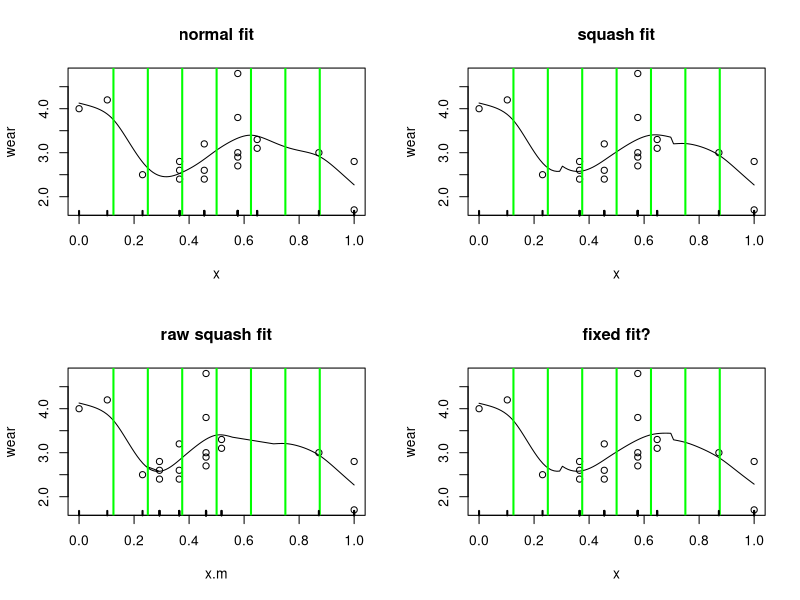

This chart was generated by the following R code:
# integration experiment.

# uses the functions from section 3.2.1 of the Red Book
# data
size<-c(1.42,1.58,1.78,1.99,1.99,1.99,2.13,2.13,2.13, 
2.32,2.32,2.32,2.32,2.32,2.43,2.43,2.78,2.98,2.98) 
wear<-c(4.0,4.2,2.5,2.6,2.8,2.4,3.2,2.4,2.6,4.8,2.9, 
3.8,3.0,2.7,3.1,3.3,3.0,2.8,1.7) 
x<-size-min(size);x<-x/max(x) 

#R(x,z)forcubicsplineon[0,1]
rk<-function(x,z){
   ((z-0.5)^2-1/12)*((x-0.5)^2-1/12)/4- 
      ((abs(x-z)-0.5)^4-(abs(x-z)-0.5)^2/2+7/240)/24 
} 

spl.X<-function(x,xk){
   #set up model matrix for cubic penalized regression spline
   q<-length(xk)+2 #numberofparameters 
   n<-length(x) #numberofdata 
   X<-matrix(1,n,q)#initializedmodelmatrix 
   X[,2]<-x #setsecondcolumntox 
   X[,3:q]<-outer(x,xk,FUN=rk)#andremainingtoR(x,xk) 
   X 
} 

spl.S<-function(xk){ 
   # set up the penalized regression spline penalty matrix, 
   # given knot sequence xk 
   q<-length(xk)+2;S<-matrix(0,q,q) # initialize matrix to 0 
   S[3:q,3:q]<-outer(xk,xk,FUN=rk) # fill in non-zero part 
   S 
} 

# A simple matrix square root 
mat.sqrt<-function(S){
   d<-eigen(S,symmetric=TRUE) 
   rS<-d$vectors%*%diag(d$values^0.5)%*%t(d$vectors) 
} 

# functiont of it penalized regression spline to x,y data, 
# with knots xk,given smoothing parameter, lambda. 
prs.fit<-function(y,x,xk,lambda) {
   q<-length(xk)+2 #dimension of basis 
   n<-length(x) #number of data 
   # create augmented model matrix.... 
   Xa<-rbind(spl.X(x,xk),mat.sqrt(spl.S(xk))*sqrt(lambda)) 
   y[(n+1):(n+q)]<-0 #augment the data vector 
   lm(y~Xa-1)#fit and return penalized regression spline 
} 

xp<-seq(0,1,len=120) # xvaluesforprediction 
xk<-1:7/8 #choosesomeknots 
#xk<-c(unique(x),1.3)
mod.2<-prs.fit(wear,x,xk,0.0001)# fitpen.reg.spline 
Xp<-spl.X(xp,xk)#matrixtomapparamstofittedvaluesatxp 

par(mfrow=c(2,2))
#plot data & spl.fit 
plot(x,wear, main="normal fit")
lines(xp,Xp%*%coef(mod.2))
abline(v=xk,col="green",lwd=2)
rug(x,lwd=2)



#########################################################################


# now crazy things happen
# move around the values of x and xk
xk<-1:7/8 #choose some knots 
xp<-seq(0,1,len=100) # xvaluesforprediction 


# don't think that this works since the knots are at the folds
#xk.m<-xk
#x.m[x.m>xk.m[3]]<-x.m[x.m>xk.m[3]]+0.2
#xp.m<-xp
#xp.m[xp.m>xk.m[3]]<-xp.m[xp.m>xk.m[3]]+0.2
#xk.m[xk.m>xk.m[3]]<-xk.m[xk.m>xk.m[3]]+0.2
#x.m[x.m>xk.m[4] & x.m<xk.m[7]]<-x.m[x.m>xk.m[4] & x.m<xk.m[7]]-0.1
#xp.m[xp.m>xk.m[4] & xp.m<xk.m[7]]<-xp.m[xp.m>xk.m[4] & xp.m<xk.m[7]]-0.1
#xk.m[xk.m>xk.m[4] & xk.m<xk.m[7]]<-xk.m[xk.m>xk.m[4] & xk.m<xk.m[7]]-0.2


# simpler
x.m<-x
xp.m<-xp
xk.m<-xk
x.m[x.m>0.3 & x.m<0.7]<-x.m[x.m>0.3 & x.m<0.7]*0.8
#xk.m[xk.m>0.3 & xk.m<0.7]<-xk.m[xk.m>0.3 & xk.m<0.7]*0.8
xp.m[xp.m>0.3 & xp.m<0.7]<-xp.m[xp.m>0.3 & xp.m<0.7]*0.8
#x.m[x.m>0.7]<-x.m[x.m>0.7]-0.24
#xk.m[xk.m>0.7]<-xk.m[xk.m>0.7]-0.24
#xp.m[xp.m>0.7]<-xp.m[xp.m>0.7]-0.24


mod.2<-prs.fit(wear,x.m,xk.m,0.0001)# fitpen.reg.spline 
Xp.move<-spl.X(xp.m,xk.m)#matrix to map params to fitted values at xp 

#plot data & spl.fit 
plot(x,wear, main="squash fit")
lines(xp,Xp.move%*%coef(mod.2))
abline(v=xk.m,col="green",lwd=2)
rug(x,lwd=2)

S<-spl.S(xk.m)

# plot the raw fit without transform back
plot(x.m,wear, main="raw squash fit")
lines(xp.m,Xp.move%*%coef(mod.2))
abline(v=xk.m,col="green",lwd=2)
rug(x.m,lwd=2)

#### fixing...

# 2nd differential of R
Rd<-function(x,z){1/12*(6*(z^2-z-abs(z-x)+(z-x)^2)+2)}
# product
Rdd<-function(x,xk1,xk2){Rd(x,xk1)*Rd(x,xk2)}
#integrate(Rdd,lower=0,upper=1,xk1=xk[1],xk2=xk[2])
#rk(xk[1],xk[2])

# function to integrate d^2/dx^2 R(x*_i,x*_j)
intR<-function(xk1,xk2,xk,xk.m,max.x){

   #intrange<-c(0,xk.m,max.x)

   #intrange1<-c(0,0.3,0.7,max.x)
   #intrange2<-c(0,0.3*0.8,0.7-0.24,1)

   # find the weights
   #w<-abs(diff(intrange)/diff(c(0,1:7/8,1)))^4
   #w<-rep(1,length(intrange1))

   #w<-abs(diff(intrange1)/diff(intrange2))^4

   # bespoke
   intrange2<-c(0,0.3,0.7*0.8,1)
   w<-c(1,0.8,0.14)

   #cat("w=",w,"\n")

   # return vector
   ret<-rep(0,length(intrange2))

   for(i in 1:(length(intrange2)-1)){
      ret[i]<-integrate(Rdd,lower=intrange2[i],upper=intrange2[i+1],
                        xk1=xk1,xk2=xk2)$value
      ret[i]<-ret[i]*w[i]^-1
   }
   sum(ret)
}


spl.S<-function(xk,xk.m,max.x){ 
   # set up the penalized regression spline penalty matrix, 
   # given knot sequence xk 
   q<-length(xk)+2
   S<-matrix(0,q,q) # initialize matrix to 0 

   T<-matrix(0,q-2,q-2)

   for(i in 1:(q-2)){
      for(j in 1:(q-2)){
         # compute integral of d^2/dx^2 R(x*_i,x*_j)
         T[i,j]<-intR(xk.m[i],xk.m[j],xk,xk.m,max.x)
      }
   }
  
   # by symmetry 
   #T<-T+t(T)-diag(T)

   S[3:q,3:q]<-T # fill in non-zero part 
   S
} 


prs.fit<-function(y,x,xk,xk.m,lambda) {
   q<-length(xk.m)+2 #dimension of basis 
   n<-length(x) #number of data 
   # create augmented model matrix.... 
   Xa<-rbind(spl.X(x,xk.m),mat.sqrt(spl.S(xk,xk.m,max(x)))*sqrt(lambda)) 
   y[(n+1):(n+q)]<-0 #augment the data vector 
   lm(y~Xa-1)#fit and return penalized regression spline 
} 

mod.2<-prs.fit(wear,x.m,xk,xk.m,0.0001)# fitpen.reg.spline 
Xp.move<-spl.X(xp.m,xk.m)#matrix to map params to fittedv alues at xp 

modS<-spl.S(xk.m,xk,max(x.m))

#plot data & spl.fit 
plot(x,wear, main="fixed fit?")
lines(xp,Xp.move%*%coef(mod.2))
abline(v=xk.m,col="green",lwd=2)
rug(x,lwd=2)




## code to test the S calculation
#mod.2<-prs.fit(wear,x,xk,xk,0.0001)# fitpen.reg.spline 
#Xp.move<-spl.X(xp,xk)#matrix to map params to fittedv alues at xp 
#
##plot data & spl.fit 
#plot(x,wear, main="old fit, new S estimation")
#lines(xp,Xp.move%*%coef(mod.2))
#abline(v=xk,col="green",lwd=2)
#rug(x,lwd=2)






### dia
#plot(x,wear)
#abline(v=0.3,col="green",lwd=3)
#abline(v=0.7,col="green",lwd=3)
#points(x[x>0.3 & x<0.7]*0.8,y=wear[x>0.3 & x<0.7],pch=19,col="red")
#abline(v=0.3*0.8,col="red",lwd=3)
#abline(v=0.7*.8,col="red",lwd=3)
#points(x[x>0.7]-.24,y=wear[x>0.7],pch=19,col="red")

